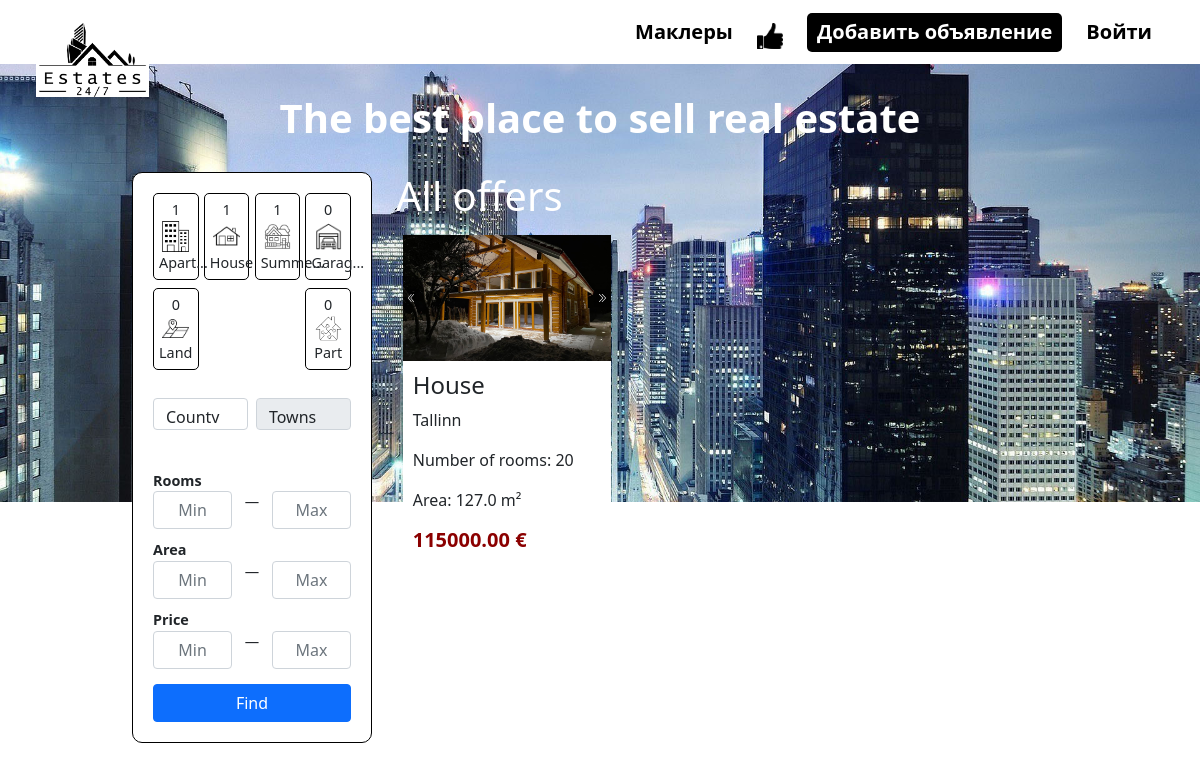
/offers, run on an earlier commit of the app's database.
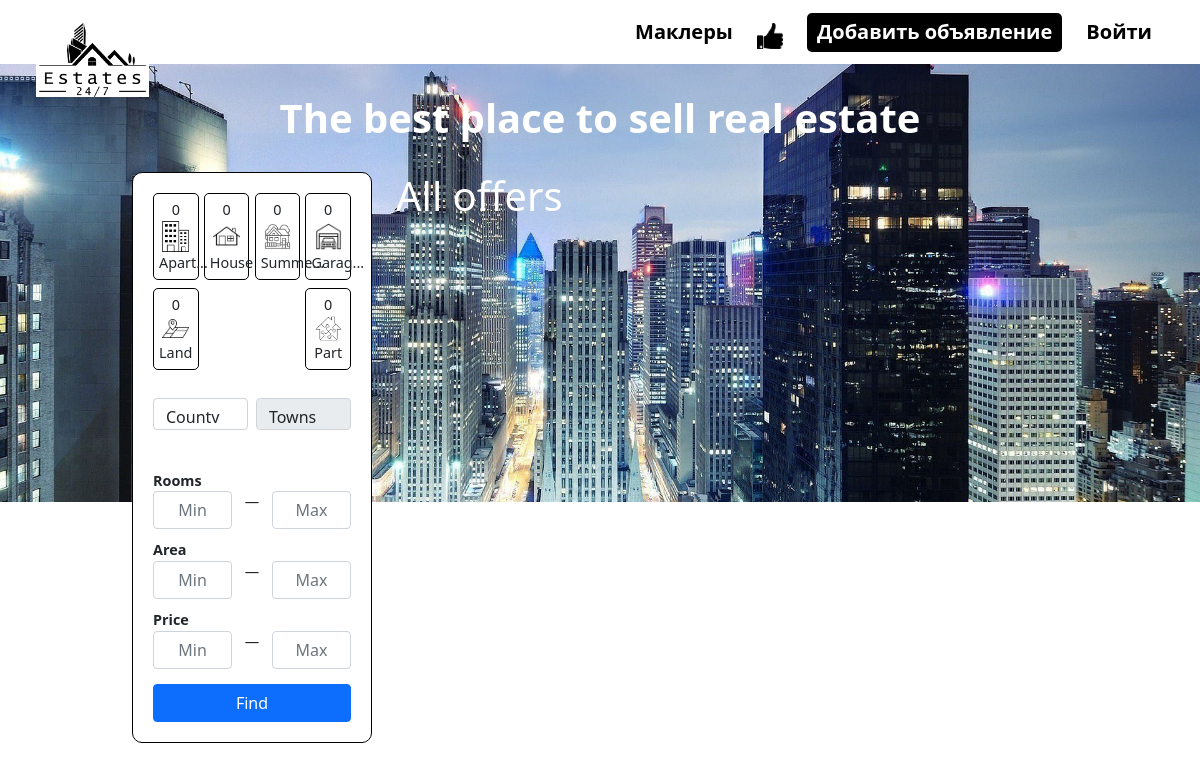
And on a later commit of the database.
### tables this page shows
CREATE TABLE `object` (
  `id` int(11) NOT NULL,
  `type` enum('house','flat','garage','business','land','part') NOT NULL,
  `address` varchar(250) NOT NULL,
  `ownerId` int(11) NOT NULL,
  `cityId` int(11) DEFAULT NULL,
  `roomCount` int(11) DEFAULT NULL,
  `floorCount` int(11) DEFAULT NULL,
  `floor` int(11) DEFAULT NULL,
  `area` int(11) DEFAULT NULL,
  `territory` int(11) DEFAULT NULL,
  `conditions` enum('good','need repair','need overhaul') DEFAULT NULL,
  `heatSystem` enum('water','air','electric','gas') DEFAULT NULL,
  `basement` tinyint(1) DEFAULT 0,
  `description` varchar(3000) DEFAULT NULL,
  `year` int(11) DEFAULT NULL,
  `price` int(11) DEFAULT NULL,
  `active` tinyint(1) NOT NULL DEFAULT 1,
  `offer` tinyint(1) DEFAULT 0
);

CREATE TABLE `photo` (
  `id` int(11) NOT NULL,
  `photo` text NOT NULL,
  `houseId` int(11) NOT NULL,
  `description` varchar(500) NOT NULL
);

CREATE TABLE `city` (
  `id` int(11) NOT NULL,
  `name` varchar(300) NOT NULL,
  `countyId` int(11) NOT NULL
);

### controllers/RenderController.php (called while the page is built, shortened)
<?php
class RenderController
{
    public static function AllOffers() {
        $data = ModelEstates::getEstates();
        $countiesCities = ModelCountiesCities::getCountiesCities();
        include_once 'view/offers.php';
    }
}
?>

### index.php (called while the page is built, shortened)
<?php
    include_once 'inc/database.php';
    include_once 'models/ModelEstates.php';
    include_once 'models/ModelCountiesCities.php';
    include_once 'controllers/RenderController.php';
    include 'routes/route.php';
?>

### inc/database.php (called while the page is built, shortened)
<?php
    class database {
        private $conn;
        private $host;
        private $user;
        private $password;
        private $baseName;
        function __construct() {
            $this->host = 'localhost';
            $this->user = 'root';
            $this->password = '';
            $this->baseName = 'estate';
        }
        function connect() {
            try {
                $this->conn = new PDO(
                        'mysql:host='.$this->host.''.';dbname='.$this->baseName.'',
                        $this->user,
                        $this->password,
                        array(PDO::MYSQL_ATTR_INIT_COMMAND => 'SET NAMES utf8'));
            } catch (Exception $e) {
                die('Connection failed : '.$e->getMessage());
            }
            return $this->conn;
        }
        function disconnect() {
            if ($this->conn) {
                $this->conn = null;
            }
        }
        function getOne($query) {
            try{
                $result = $this->conn->prepare($query);
                $result->execute();
                $result->setFetchMode(PDO::FETCH_ASSOC);
                $response = $result->fetch();
                return $response;
            } catch (Exception $ex) {
                echo "Error:".$ex->getMessage();
            }
        }
        function getAll($query) {
            try{
                $result = $this->conn->prepare($query);
                $result->execute();
                $result->setFetchMode(PDO::FETCH_ASSOC);
                $response = $result->fetchAll();
                return $response;
            } catch (Exception $ex) {
                echo "Error:".$ex->getMessage();
            }
        }
    }
?>

### models/ModelCountiesCities.php (called while the page is built, shortened)
<?php
    class ModelCountiesCities {
       public static function getCountiesCities() {
            $database = new database();
            $county = $database -> getAll("SELECT * FROM county ORDER BY id ASC");
            $city = $database -> getAll("SELECT * FROM city ORDER BY id ASC");
            $typesCount = $database -> getAll("SELECT type, COUNT(type) as typeCount FROM object GROUP BY type ORDER BY id ASC");
            return [$county, $city, $typesCount];
       }
    }
?>

### models/ModelEstates.php (called while the page is built, shortened)
<?php
    class ModelEstates {
       public static function getEstates() {
            $database = new database();
            $photo = $database -> getAll("SELECT * FROM photo ORDER BY id ASC");
            $estates = $database -> getAll("SELECT * FROM object ORDER BY id ASC");
            for ($i = 0; $i < count($estates); $i++) {
                $cityId = $database -> getOne("SELECT *, city.name as city FROM object
                INNER JOIN city on object.cityId = city.id AND object.id = ".$estates[$i]['id']);
                $estates[$i]['city'] = $cityId['name'];
            };
            return [$estates, $photo];
       }
    }
?>

### view/templates/aside.php (the view, shortened to what the changed rows need)
<aside>
    <form id="filters" action="findByFilters" method="POST">
        <div class="types">
            <div class="type btn_filter">
                <?php
                if(is_iterable($countiesCities)){
                    $typeCheck = 0;
                    foreach($countiesCities[2] as $types){
                        if($types['type'] == 'Apartment'){
                            echo '<p>'.$types['typeCount'].'</p>';
                            $typeCheck++;
                            break;
                        }
                    }
                    if($typeCheck == 0) {
                        echo '<p>0</p>';
                    }
                }else{
                     echo '<p>0</p>';
               }
                ?>
                <img src="images/apartment.png" alt="">
                <p class="name"><?php echo substr("Apartment",0,5)?>...</p>
            </div>
            <div class="type btn_filter">
                <?php
                if(is_iterable($countiesCities)){
                    $typeCheck = 0;
                    foreach($countiesCities[2] as $types){
                        if($types['type'] == 'House'){
                            echo '<p>'.$types['typeCount'].'</p>';
                            $typeCheck++;
                            break;
                        }
                    }
                    if($typeCheck == 0) {
                        echo '<p>0</p>';
                    }
                }else{
                     echo '<p>0</p>';
               }
                ?>
                <img src="images/home.png" alt="">
                <p class="name"><?php echo substr("House",0,5)?></p>
            </div>
            <div class="type btn_filter">
                <?php
                if(is_iterable($countiesCities)){
                    $typeCheck = 0;
                    foreach($countiesCities[2] as $types){
                        if($types['type'] == 'Summer house'){
                            echo '<p>'.$types['typeCount'].'</p>';
                            $typeCheck++;
                            break;
                        }
                    }
                    if($typeCheck == 0) {
                        echo '<p>0</p>';
                    }
                }else{
                     echo '<p>0</p>';
               }
                ?>
                <img src="images/country_house.png" alt="">
                <p class="name"><?php echo substr("Summer house",0,5)?>...</p>
            </div>
        </div>
    </form>
</aside>

### view/offers.php (shortened to what the changed rows need)
<div class="back">
    <img src="images/estates_back.jpg" alt="">
</div>
<div class="content" >
    <h2 style="color: white; font-weight: 900;">The best place to sell real estate</h2>
    <?php
        require 'templates/aside.php';
    ?>
    <div class="estates">
        <div class="ads">
            <h1 style="color: white;">All offers</h1>
            <?php
            foreach ($data[0] as $estate) {
                if($estate['offer'] == 1){
                    echo "
                    <div class='ad' page='ad?user=".$estate['ownerId']."&ad=".$estate['id']."'>
                        <div class='slider' show='1' scroll='1' time='300'>
                            <ul>";
                                foreach ($data[1] as $photo) {
                                    if($estate['id'] == $photo['houseId']) {
                                        echo "
                                        <li>
                                            <a
                                                href='public/uploads/user_".$estate['ownerId']."/ad_".$estate['id']."/".$photo['photo']."'
                                                data-lightbox='user".$estate['ownerId']."-".count($data[1])."' data-title='".$photo['description']."'
                                            >
                                                <div class='img_slider' style='background-image: url(public/uploads/user_".$estate['ownerId']."/ad_".$estate['id']."/".$photo['photo'].");'></div>
                                            </a>
                                        </li>
                                        ";
                                    }
                                }; echo "
                            </ul>
                        </div>
                        <div class='estate_inf'>
                            <h2>".$estate['type']."</h2>
                            <p>".$estate['city']."</p>
                            <p>Number of rooms: ".$estate['roomCount']."</p>
                            <p>Area: ".$estate['area']." m²</p>
                            <h3>".$estate['price']." €</h3>
                        </div>
                    </div>
                    ";
                }
            }
            ?>
        </div>
    </div>
</div>
<?php
    include 'view/templates/main.php';
?>

What changed in the data, as far as the page shows it:
no longer on this page (row edited): object: offer 1 (drawn), type "House", cityId.name "Tallinn", roomCount "20", area "127.0", price "115000.00"
no longer on this page (row edited): photo: photo (picture)
Also different on the page:
text now shown: "0 0 0"
list line gone: "1"
